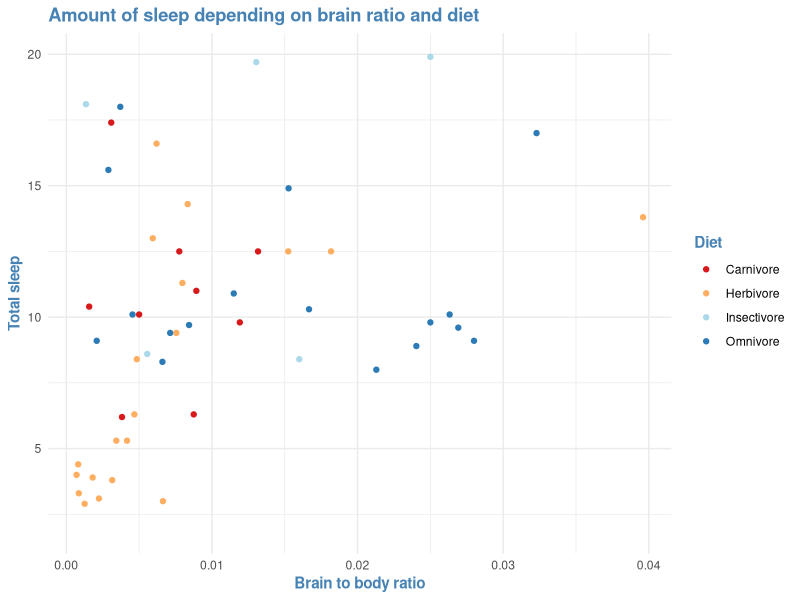

The R script that drew this image:
## ---- chunk 1
library(ggplot2)
library(tidyverse)
library(RColorBrewer)
data <- msleep
## ---- chunk 2
data$brainratio <- data$brainwt/data$bodywt
cleandata <- data[!is.na(data$vore), ]
cleandata <- cleandata %>%
  mutate(vore = case_when(
    vore == "carni" ~ "Carnivore",
    vore == "herbi" ~ "Herbivore",
    vore == "insecti" ~ "Insectivore",
    vore == "omni" ~ "Omnivore",
    TRUE ~ vore
  ))
## ---- chunk 3
theme_set(theme_minimal() +
            theme(title = element_text(color = 'steelblue', face = 'bold'))) 
# All titles from now on will be steelblue and in bold

ggplot(data = cleandata, mapping = aes(x = brainratio, y = sleep_total)) +
  geom_point(aes(color = vore)) +
  scale_color_brewer(palette = "RdYlBu") +
  labs(title = "Amount of sleep depending on brain ratio and diet",
       x = "Brain to body ratio", 
       y = "Total sleep",
       color = "Diet")
